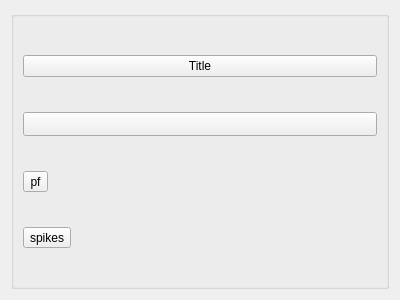
<?xml version="1.0" encoding="UTF-8"?>
<ui version="4.0">
 <class>Form</class>
 <widget class="QWidget" name="Form">
  <property name="geometry">
   <rect>
    <x>0</x>
    <y>0</y>
    <width>400</width>
    <height>300</height>
   </rect>
  </property>
  <property name="windowTitle">
   <string>Form</string>
  </property>
  <layout class="QGridLayout" name="gridLayout">
   <item row="0" column="0">
    <widget class="QGroupBox" name="groupBox">
     <layout class="QVBoxLayout" name="verticalLayout_2">
      <item>
       <widget class="QPushButton" name="pushButton">
        <property name="text">
         <string>Title</string>
        </property>
       </widget>
      </item>
      <item>
       <widget class="QPushButton" name="btnColorButton">
        <property name="minimumSize">
         <size>
          <width>24</width>
          <height>24</height>
         </size>
        </property>
        <property name="text">
         <string/>
        </property>
       </widget>
      </item>
      <item>
       <widget class="QToolButton" name="chkbtnPlacefield">
        <property name="text">
         <string>pf</string>
        </property>
        <property name="checkable">
         <bool>true</bool>
        </property>
        <property name="checked">
         <bool>false</bool>
        </property>
        <property name="popupMode">
         <enum>QToolButton::DelayedPopup</enum>
        </property>
        <property name="toolButtonStyle">
         <enum>Qt::ToolButtonTextBesideIcon</enum>
        </property>
       </widget>
      </item>
      <item>
       <widget class="QToolButton" name="chkbtnSpikes">
        <property name="text">
         <string>spikes</string>
        </property>
        <property name="checkable">
         <bool>true</bool>
        </property>
        <property name="checked">
         <bool>false</bool>
        </property>
        <property name="popupMode">
         <enum>QToolButton::DelayedPopup</enum>
        </property>
        <property name="toolButtonStyle">
         <enum>Qt::ToolButtonTextBesideIcon</enum>
        </property>
       </widget>
      </item>
     </layout>
    </widget>
   </item>
  </layout>
 </widget>
 <resources/>
 <connections/>
</ui>
